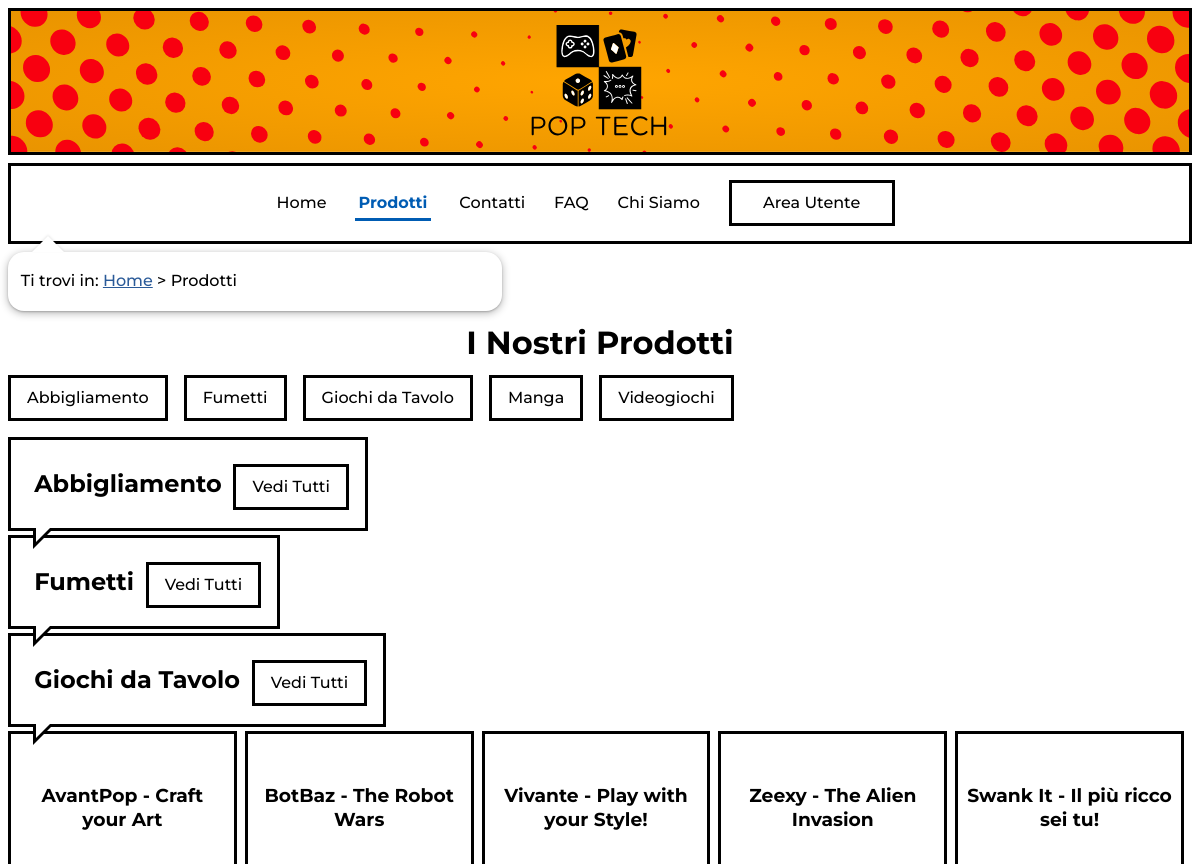
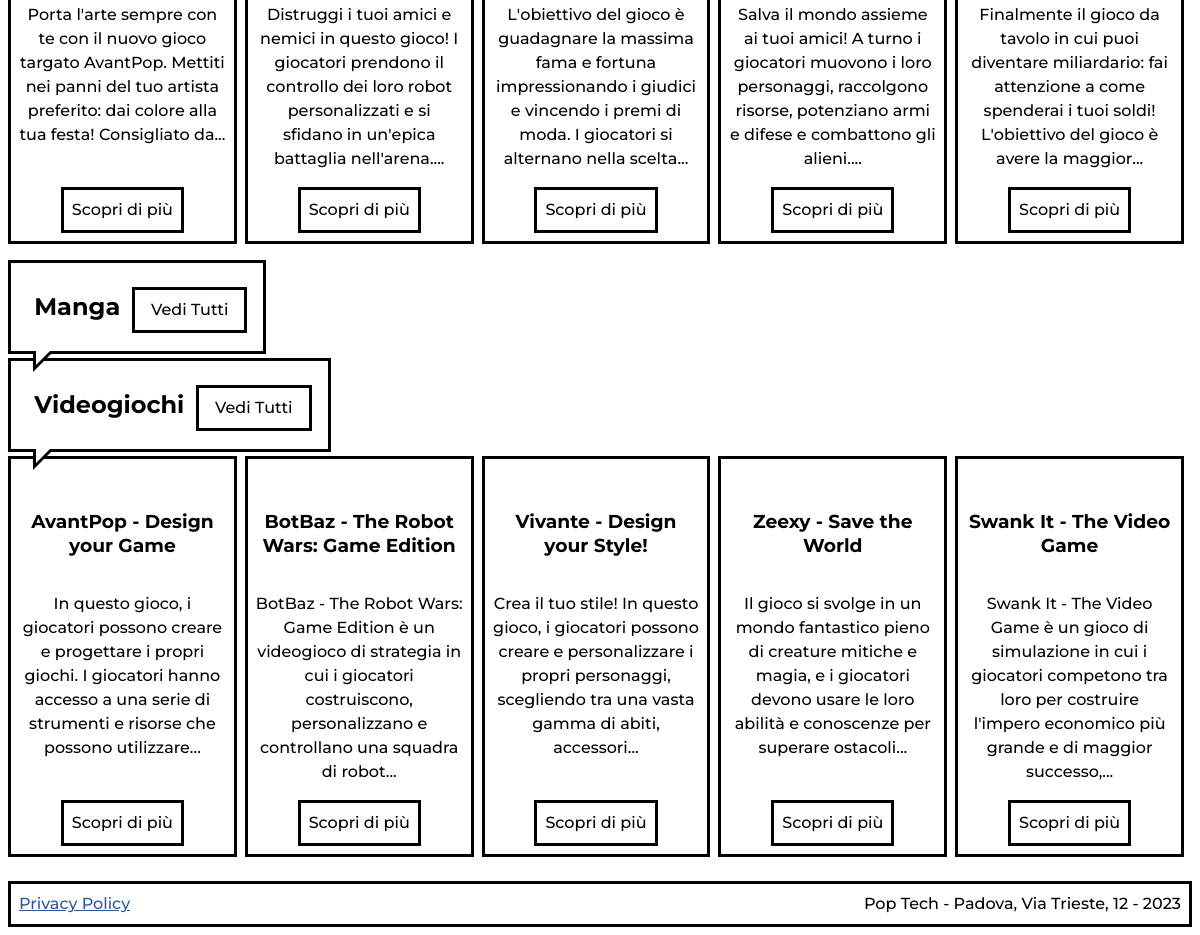
Page /prodotti.php on the earlier database version (2 pictures, top to bottom).
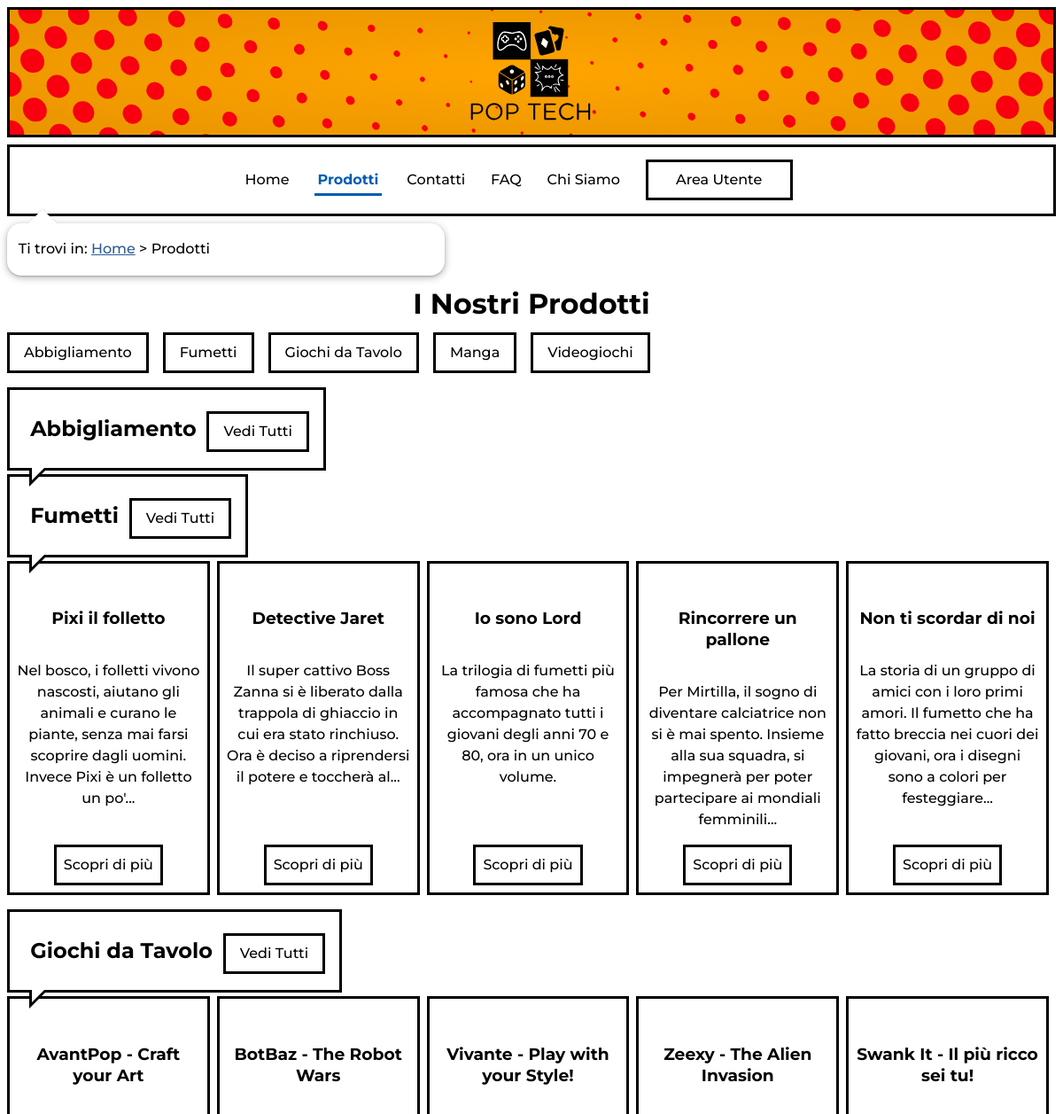
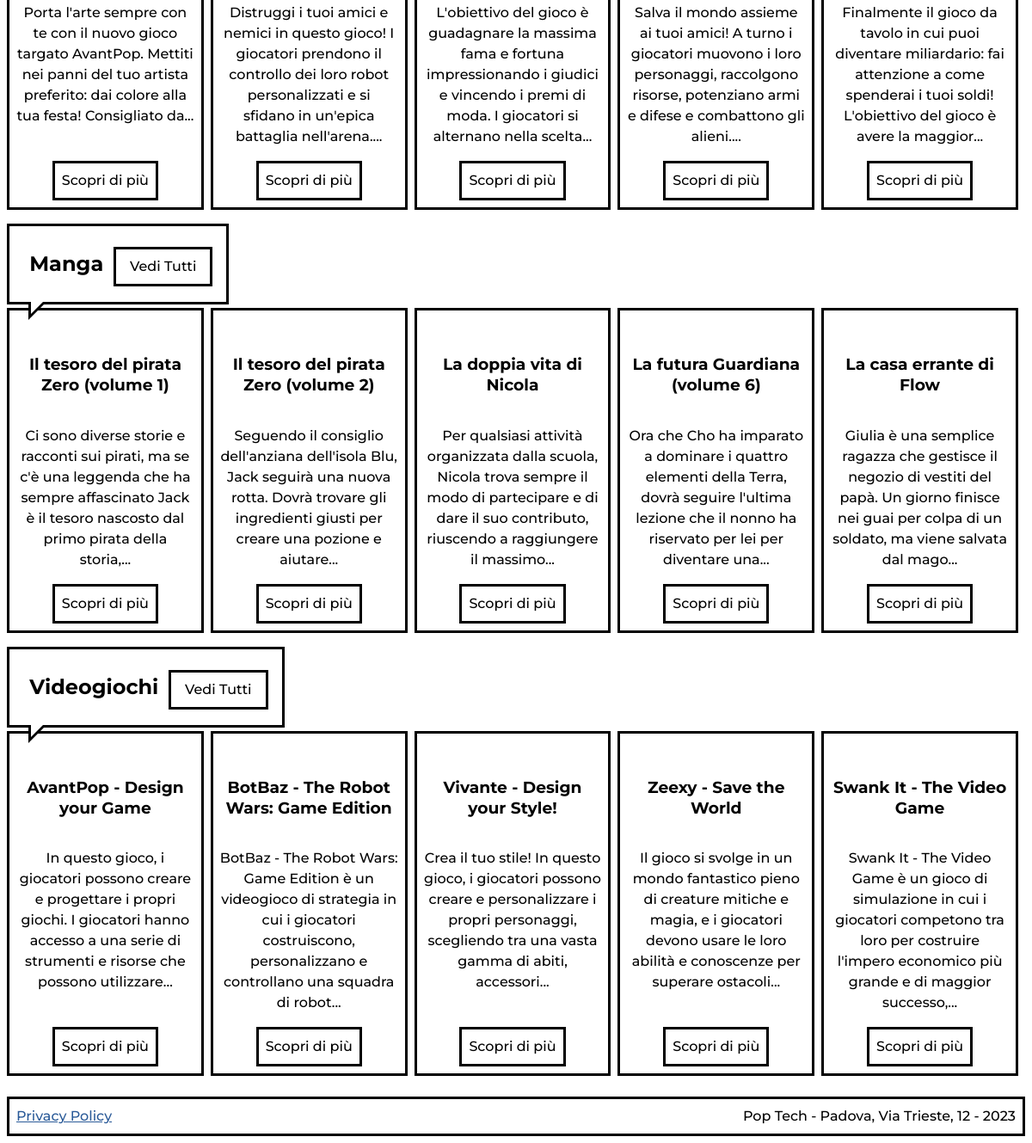
Same page on the later database version (2 pictures, top to bottom).
### tables this page shows
CREATE TABLE `categoria` (
  `ID` int(11) UNSIGNED NOT NULL,
  `nome` varchar(100) NOT NULL,
  `inPrimaPagina` tinyint(1) NOT NULL,
  `keywords` varchar(500) NOT NULL,
  `descrizione` varchar(500) NOT NULL
);

CREATE TABLE `prodotto` (
  `ID` int(10) UNSIGNED NOT NULL,
  `nome` varchar(400) NOT NULL,
  `immagine` varchar(300) NOT NULL,
  `keywords` varchar(500) DEFAULT NULL,
  `descrizione` text NOT NULL,
  `origine` varchar(100) NOT NULL,
  `marca` int(10) UNSIGNED NOT NULL,
  `modello` varchar(100) NOT NULL,
  `dimensione` varchar(200) DEFAULT NULL,
  `peso` varchar(100) DEFAULT NULL,
  `categoria` int(10) UNSIGNED NOT NULL,
  `prezzo` decimal(5,2) UNSIGNED NOT NULL
);

### includes/connection.php (called while the page is built, shortened)
<?php
class DBAccess{
    private $connection;
    public function open_connection(){
        $this->connection = mysqli_connect(DBAccess::HOST_DB, DBAccess::USERNAME, DBAccess::PASSWORD, DBAccess::DATABASE_NAME);
        if(mysqli_connect_errno()) {
            echo "Errore di connessione al database: " . mysqli_connect_error();
            return false;
        }
        else{
            return true;
        }
    }
    public function exec_select_query($query){
        $res = mysqli_query($this->connection, $query) or die("Errore DB: ".mysqli_error($this->connection));
        if(mysqli_num_rows($res)==0){
            return array();
        }else{
            $resArray = array();
            while($row = mysqli_fetch_assoc($res)){
                array_push($resArray,$row);
            }
            return $resArray;
        }
    }
}
?>

### prodotti.php (the view, shortened to what this page needs)
<?php
    require_once "includes/connection.php";
    require_once "includes/utilities.php";
    $template = file_get_contents('layouts/layout.html');
    $pageID = 'prodotti';
    $title = "Prodotti - Pop Tech";
    $breadcrumbs = '<p>Ti trovi in: <a href="index.php" lang="en">Home</a> &gt; Prodotti</p> ';
    $connection = new DBAccess;
    $content = '<h1>I Nostri Prodotti</h1>';
    if ($connection->open_connection()) {
        $categories = $connection->exec_select_query('SELECT id, nome FROM categoria ORDER BY nome;');
        $content .= '<div class="categoryList">';
        foreach($categories as $category){
            $content .= '<a href="#cat-'.$category['id'].'" class="button">'.parse_lang($category['nome']).'</a>';
        }
        $content .= '</div>';
        foreach($categories as $category){
            $content .= '<div class="comic_box" id="cat-'.$category['id'].'"><h2 class="categoryTitle">'.parse_lang($category['nome']).'</h2> <a href="categoria.php?id='.$category['id'].'" class="button" title="Vedi i prodotti in '.parse_lang($category['nome']).'">Vedi Tutti</a></div>';
            $products = $connection->exec_select_query('SELECT id, nome, immagine, descrizione, origine, marca, modello, dimensione, peso, categoria, prezzo FROM prodotto WHERE categoria='.$category['id'].';');
            $content .= '<div class="productsRow">';
            foreach($products as $product){
                $content .= get_product_tile($product);
            }
            $content .= "</div>";
        }
    }else{
        $content .= getDBConnectionError();
    }
    $menu = get_menu();
    $template = str_replace('{{menu}}',$menu,$template);
    echo replace_in_page($template,$title,$pageID,$breadcrumbs,'fumetti, manga, action figures, giochi da tavolo, videogiochi, abbigliamento, abbigliamento gamer, gaming','Scopri i nostri prodotti dai Fumetti e i Manga ai Giochi da Tavolo, Videogiochi e molto altro ancora.',$content,'addScrollEventListener()');
?>

### includes/utilities.php (shortened to what this page needs)
<?php
require_once('connection.php');
function replace_in_page(String $html, String $title, String $id, String $breadcrumbs, String $keywords, String $description, String $content, String $onload = ''){
    $header = file_get_contents('layouts/header.html');
    $html = str_replace('{{onload}}',$onload,$html);
    $html  = str_replace('{{header}}',$header,$html);
    $html = str_replace('{{title}}',$title,$html);
    $html = str_replace('{{keywords}}',$keywords,$html);
    $html = str_replace('{{description}}',$description,$html);
    $html = str_replace('{{pageID}}',$id,$html);
    $html = str_replace('{{breadcrumbs}}',$breadcrumbs,$html);
    $html = str_replace('{{content}}',$content,$html);
    $footer = file_get_contents('layouts/footer.html');
    $html   = str_replace('{{footer}}',$footer,$html);
    return $html;
}
function parse_lang(String $string, bool $delete=false){
    if($delete){
        $replaceStart = '';
        $replaceEnd = '';
    }else{
        $replaceStart = '<span lang="${2}">';
        $replaceEnd = '</span>';
    }
    $string = preg_replace('/\[\/.{2}\]/', $replaceEnd, $string);
    $string = preg_replace('/(\[)([a-z]{2})(\])/', $replaceStart, $string);
    return $string;
}
function get_menu(){
    $menu = '';
    $links = ["index.php","prodotti.php","contatti.php","FAQ.php","chiSiamo.html"];
    $names = ["Home","Prodotti","Contatti","FAQ","Chi Siamo"];
    $langs = ["en","","","en",""];
    $nLinks = count($links);
    $strToRemove = ROOT_FOLDER;
    $currentPage = str_replace($strToRemove,"",$_SERVER['REQUEST_URI']);
    for($i=0;$i<$nLinks;$i++){
        if($currentPage==$links[$i] || ($currentPage=='' && $links[$i]=='index.php')){
            $menu .= '<li id="currentLink" '.(($langs[$i])?'lang="'.$langs[$i].'"':'').'>'.$names[$i].'</li>';
        }else{
            $menu .= '<li><a href="'.$links[$i].'" '.(($langs[$i])?'lang="'.$langs[$i].'"':'').'>'.$names[$i].'</a></li>';
        }
    }
    $menu .= '<li><a class="button" href="area-utente/" >Area Utente</a></li>';
    return $menu;
}
function get_product_tile($product, $category=false){
    $content = '<article>
        <header>
            <img src="'.getThumbnail($product['immagine']).'" alt="">';
            if(!$category)
                $content .= '<h3>'.parse_lang($product['nome']) .'</h3>';
            else
                $content .= '<h2>'.parse_lang($product['nome']) .'</h2>';
    $content .= '</header>
        <p>'.get_short_product_text($product['descrizione']).'</p>
        <a href="prodotto.php?id='.$product['id'].'"  class="button" title="Vedi prodotto ' . parse_lang($product['nome'],true) . '">Scopri di più</a>
    </article>';
    return $content;
}
function get_short_product_text($text){
    $limit = 150;
    if(strlen($text)<$limit)
        return parse_lang($text);
    else{
        $spacePos = strpos($text, ' ', $limit);
        if($spacePos)
            $shortText = substr($text,0,$spacePos);
        else
        $shortText = substr($text,0,$limit);
        $openMatches = [];
        $openLang   = preg_match_all('/(\[)([a-z]{2})(\])/', $shortText,$openMatches);
        $closedLang = preg_match_all('/\[\/.{2}\]/',$shortText);
        if($openLang!=$closedLang){
            $fullMatches = $openMatches[0];
            $lastMatch   = count($fullMatches);
            return parse_lang($shortText.str_replace("[","[/",$fullMatches[$lastMatch-1])).'...';
        }else{
            return parse_lang($shortText).'...';
        }
    }
}
function getThumbnail($file){
    $fileType  = strtolower(pathinfo($file,PATHINFO_EXTENSION));
    return str_replace(".".$fileType,"",$file).'-thumb.'.$fileType;
}
?>

### styles/tablet.css (style rules this page uses)
:root { --chiSiamoGrad1Stop1: #FDC708; --chiSiamoGrad1Stop2: #FFF5D1; --contattiGrad1Stop1: #55BEF9; --contattiGrad1Stop2: #DCF1FD; --contattiGrad2Stop1: #FFF494; --contattiGrad2Stop2: #FFC671; --bordercolor: #000; }
.productsRow article { flex: 28% 0 1; margin-right: 0.8em; }
#prodotti .categoryList a.button { margin-bottom: 1em; }

### styles/mobile.css (style rules this page uses)
:root { --chiSiamoGrad1Stop1: #FDC708; --chiSiamoGrad1Stop2: #FFF5D1; --contattiGrad1Stop1: #55BEF9; --contattiGrad1Stop2: #DCF1FD; --contattiGrad2Stop1: #FFC671; --contattiGrad2Stop2: #FFF27F; --bordercolor: #000; }
header#header h1 { background-position: left; margin-left: 0.1em; font-size: 5em; }
nav#menu { opacity: 0; margin: 0; max-height: 1px; overflow-y: hidden; text-align: center; transition: opacity 0.5s ease-out; }
nav#menu ul li { align-items: center; flex-direction: column; justify-content: center; display: flex; margin: 0.5em 0em 0.5em 0em; }
nav#breadcrumbs { max-width: 100%; margin: 0em 0.5em; }
main#content { margin: 0.5em; padding: 0em; }
main#content h1 { margin: 0.0em; line-height: 1.2; }
.categoryList a { margin-bottom: 1em; }
.productsRow { justify-content: space-between; }
.productsRow article { flex: 100% 0 1; margin-right: 0em; }

### styles/print.css (style rules this page uses)
html,body { font-size: 12pt; line-height: 1.5em; }
body { margin: auto; font-family: "Times New Roman", serif; }
a:not([href*="#"]):not([href*="http"]):after { content: " ( http://tecweb.studenti.math.unipd.it/gmoretto/" attr(href) " )"; }
header#header h1 { height: 3cm; width: auto; content: url(../images/logo.svg); margin-left: auto; margin-right: auto; }
footer { margin-top: 0.5cm; text-align: center; }
footer a { display: none; }
#menu { display: none; }
main#content .button { display: none; }
.categoryTitle { font-size: 0.7cm; display: inline-block; text-transform: uppercase; }
.productsRow { display: block; }
.productsRow article { height: 4.5cm; }
.productsRow article a.button { display: none; }

Differences in the rows shown:
added prodotto: nome "Pixi il folletto", descrizione "Nel bosco, i folletti vivono nascosti, aiutano gli animali e curano le piante, senza mai farsi scoprire dagli uomini. Invece Pixi è un folletto un po'...", shown under categoria "Fumetti"
added prodotto: nome "Detective Jaret", descrizione "Il super cattivo Boss Zanna si è liberato dalla trappola di ghiaccio in cui era stato rinchiuso. Ora è deciso a riprendersi il potere e toccherà al...", shown under categoria "Fumetti"
added prodotto: nome "Io sono Lord", descrizione "La trilogia di fumetti più famosa che ha accompagnato tutti i giovani degli anni 70 e 80, ora in un unico volume.", shown under categoria "Fumetti"
added prodotto: nome "Rincorrere un pallone", descrizione "Per Mirtilla, il sogno di diventare calciatrice non si è mai spento. Insieme alla sua squadra, si impegnerà per poter partecipare ai mondiali femminili...", shown under categoria "Fumetti"
added prodotto: nome "Non ti scordar di noi", descrizione "La storia di un gruppo di amici con i loro primi amori. Il fumetto che ha fatto breccia nei cuori dei giovani, ora i disegni sono a colori per festeggiare...", shown under categoria "Fumetti"
added prodotto: nome "Il tesoro del pirata Zero (volume 1)", descrizione "Ci sono diverse storie e racconti sui pirati, ma se c'è una leggenda che ha sempre affascinato Jack è il tesoro nascosto dal primo pirata della storia,...", shown under categoria "Manga"
added prodotto: nome "Il tesoro del pirata Zero (volume 2)", descrizione "Seguendo il consiglio dell'anziana dell'isola Blu, Jack seguirà una nuova rotta. Dovrà trovare gli ingredienti giusti per creare una pozione e aiutare...", shown under categoria "Manga"
added prodotto: nome "La doppia vita di Nicola", descrizione "Per qualsiasi attività organizzata dalla scuola, Nicola trova sempre il modo di partecipare e di dare il suo contributo, riuscendo a raggiungere il massimo...", shown under categoria "Manga"
added prodotto: nome "La futura Guardiana (volume 6)", descrizione "Ora che Cho ha imparato a dominare i quattro elementi della Terra, dovrà seguire l'ultima lezione che il nonno ha riservato per lei per diventare una...", shown under categoria "Manga"
added prodotto: nome "La casa errante di Flow", descrizione "Giulia è una semplice ragazza che gestisce il negozio di vestiti del papà. Un giorno finisce nei guai per colpa di un soldato, ma viene salvata dal mago...", shown under categoria "Manga"
